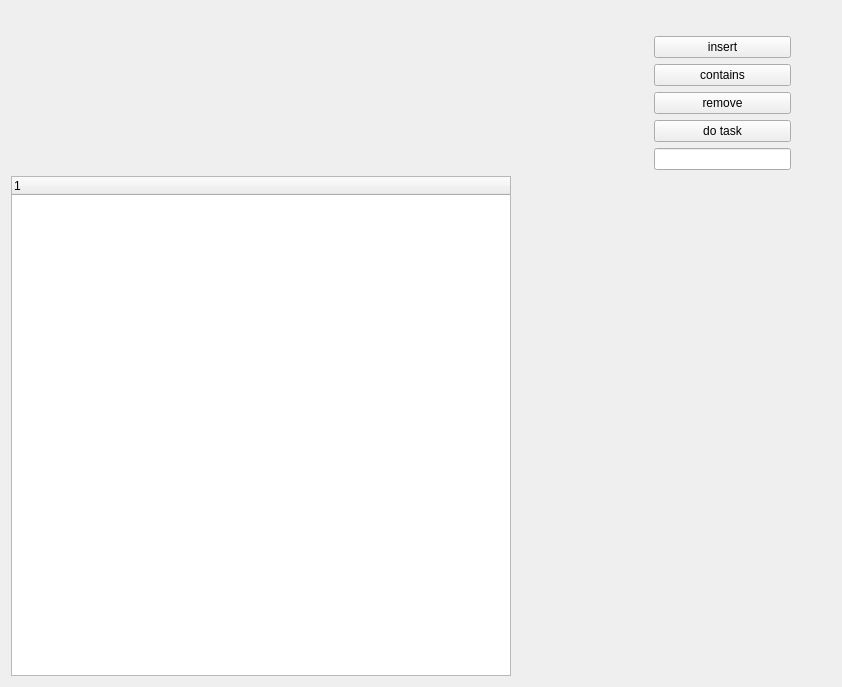
<?xml version="1.0" encoding="UTF-8"?>
<ui version="4.0">
 <class>Widget</class>
 <widget class="QWidget" name="Widget">
  <property name="geometry">
   <rect>
    <x>0</x>
    <y>0</y>
    <width>842</width>
    <height>687</height>
   </rect>
  </property>
  <property name="windowTitle">
   <string>Widget</string>
  </property>
  <layout class="QGridLayout" name="gridLayout">
   <item row="1" column="4">
    <widget class="QPushButton" name="insertButton">
     <property name="text">
      <string>insert</string>
     </property>
    </widget>
   </item>
   <item row="5" column="5">
    <spacer name="horizontalSpacer_3">
     <property name="orientation">
      <enum>Qt::Horizontal</enum>
     </property>
     <property name="sizeType">
      <enum>QSizePolicy::Minimum</enum>
     </property>
     <property name="sizeHint" stdset="0">
      <size>
       <width>40</width>
       <height>20</height>
      </size>
     </property>
    </spacer>
   </item>
   <item row="2" column="4">
    <widget class="QPushButton" name="containsButton">
     <property name="text">
      <string>contains</string>
     </property>
    </widget>
   </item>
   <item row="6" column="3">
    <spacer name="horizontalSpacer">
     <property name="orientation">
      <enum>Qt::Horizontal</enum>
     </property>
     <property name="sizeHint" stdset="0">
      <size>
       <width>40</width>
       <height>20</height>
      </size>
     </property>
    </spacer>
   </item>
   <item row="3" column="4">
    <widget class="QPushButton" name="removeButton">
     <property name="text">
      <string>remove</string>
     </property>
    </widget>
   </item>
   <item row="6" column="1" colspan="2">
    <widget class="QTreeWidget" name="treeWidget">
     <property name="sizePolicy">
      <sizepolicy hsizetype="Fixed" vsizetype="Fixed">
       <horstretch>0</horstretch>
       <verstretch>0</verstretch>
      </sizepolicy>
     </property>
     <property name="minimumSize">
      <size>
       <width>500</width>
       <height>500</height>
      </size>
     </property>
     <column>
      <property name="text">
       <string notr="true">1</string>
      </property>
     </column>
    </widget>
   </item>
   <item row="4" column="4">
    <widget class="QPushButton" name="doTaskButton">
     <property name="text">
      <string>do task</string>
     </property>
    </widget>
   </item>
   <item row="5" column="4">
    <widget class="QLineEdit" name="keyEdit"/>
   </item>
   <item row="0" column="4">
    <spacer name="verticalSpacer_2">
     <property name="orientation">
      <enum>Qt::Vertical</enum>
     </property>
     <property name="sizeHint" stdset="0">
      <size>
       <width>20</width>
       <height>40</height>
      </size>
     </property>
    </spacer>
   </item>
  </layout>
 </widget>
 <resources/>
 <connections/>
</ui>
